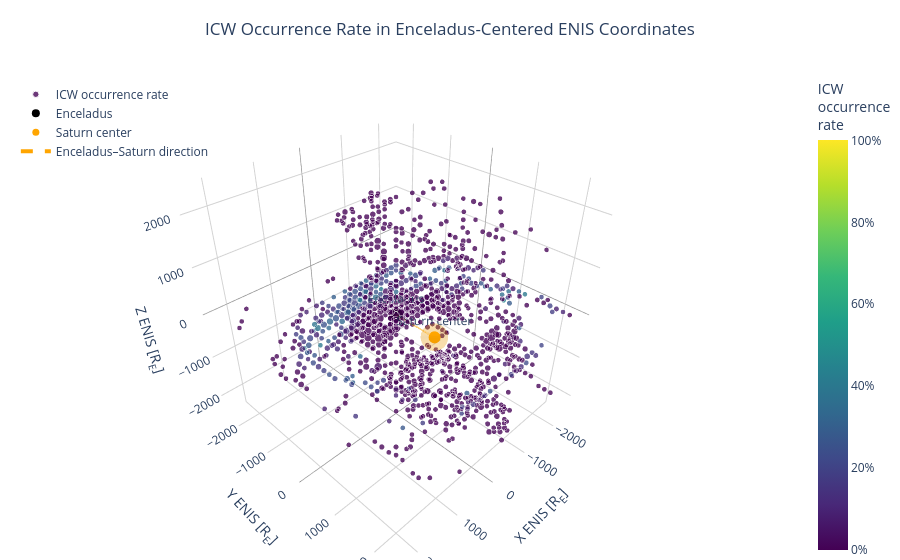

This figure's notebook cell:
### Code cell
import numpy as np
import pandas as pd
import plotly.graph_objects as go

# ============================================================
# Settings
# ============================================================
R_ENCELADUS_KM = 252.1

n_bins = 36
min_count = 10

# Focus region around Enceladus in Enceladus radii.
# This keeps Enceladus and Saturn visible.
# Set to None to use the full available range.
axis_limit_RE = 2500

# ============================================================
# Coordinates: Cassini in Enceladus-centered ENIS frame
# ============================================================
d = df[
    [
        "x_enis_km",
        "y_enis_km",
        "z_enis_km",
        "saturn_x_enis_km",
        "saturn_y_enis_km",
        "saturn_z_enis_km",
        "is_mirror",
    ]
].dropna().copy()

# Convert Cassini position to Enceladus radii
d["x_RE"] = d["x_enis_km"] / R_ENCELADUS_KM
d["y_RE"] = d["y_enis_km"] / R_ENCELADUS_KM
d["z_RE"] = d["z_enis_km"] / R_ENCELADUS_KM

# Convert Saturn position to Enceladus radii
d["saturn_x_RE"] = d["saturn_x_enis_km"] / R_ENCELADUS_KM
d["saturn_y_RE"] = d["saturn_y_enis_km"] / R_ENCELADUS_KM
d["saturn_z_RE"] = d["saturn_z_enis_km"] / R_ENCELADUS_KM

d["is_mirror"] = d["is_mirror"].astype(int)

# Saturn is effectively fixed in this frame; use median for robustness
saturn_pos = np.array(
    [
        d["saturn_x_RE"].median(),
        d["saturn_y_RE"].median(),
        d["saturn_z_RE"].median(),
    ]
)

# ============================================================
# Optional spatial focus around Enceladus
# ============================================================
if axis_limit_RE is not None:
    keep = (
        d["x_RE"].between(-axis_limit_RE, axis_limit_RE)
        & d["y_RE"].between(-axis_limit_RE, axis_limit_RE)
        & d["z_RE"].between(-axis_limit_RE, axis_limit_RE)
    )
    d_plot = d.loc[keep].copy()

    bin_edges = [
        np.linspace(-axis_limit_RE, axis_limit_RE, n_bins + 1),
        np.linspace(-axis_limit_RE, axis_limit_RE, n_bins + 1),
        np.linspace(-axis_limit_RE, axis_limit_RE, n_bins + 1),
    ]
else:
    d_plot = d.copy()

    bin_edges = [
        np.linspace(d_plot["x_RE"].min(), d_plot["x_RE"].max(), n_bins + 1),
        np.linspace(d_plot["y_RE"].min(), d_plot["y_RE"].max(), n_bins + 1),
        np.linspace(d_plot["z_RE"].min(), d_plot["z_RE"].max(), n_bins + 1),
    ]

# ============================================================
# 3D histogram binning
# ============================================================
coords = d_plot[["x_RE", "y_RE", "z_RE"]].to_numpy()
icw = d_plot["is_mirror"].to_numpy()

# Total samples per bin
total_counts, edges = np.histogramdd(
    coords,
    bins=bin_edges
)

# ICW samples per bin
icw_counts, _ = np.histogramdd(
    coords,
    bins=bin_edges,
    weights=icw
)

with np.errstate(divide="ignore", invalid="ignore"):
    occurrence_rate = icw_counts / total_counts

# Bin centers
x_centers = 0.5 * (edges[0][:-1] + edges[0][1:])
y_centers = 0.5 * (edges[1][:-1] + edges[1][1:])
z_centers = 0.5 * (edges[2][:-1] + edges[2][1:])

X, Y, Z = np.meshgrid(
    x_centers,
    y_centers,
    z_centers,
    indexing="ij"
)

# Keep only sufficiently sampled bins
mask = total_counts >= min_count

plot_df = pd.DataFrame(
    {
        "x_RE": X[mask],
        "y_RE": Y[mask],
        "z_RE": Z[mask],
        "n_total": total_counts[mask].astype(int),
        "n_ICW": icw_counts[mask].astype(int),
        "occurrence_rate": occurrence_rate[mask],
    }
)

# Marker size scaled by sampling density
plot_df["marker_size"] = 3 + 9 * np.sqrt(
    plot_df["n_total"] / plot_df["n_total"].max()
)

plot_df["hover"] = (
    "ICW occurrence rate: "
    + plot_df["occurrence_rate"].map("{:.2%}".format)
    + "<br>Total samples: "
    + plot_df["n_total"].astype(str)
    + "<br>ICW samples: "
    + plot_df["n_ICW"].astype(str)
    + "<br>x: "
    + plot_df["x_RE"].map("{:.1f}".format)
    + " R<sub>E</sub>"
    + "<br>y: "
    + plot_df["y_RE"].map("{:.1f}".format)
    + " R<sub>E</sub>"
    + "<br>z: "
    + plot_df["z_RE"].map("{:.1f}".format)
    + " R<sub>E</sub>"
)

# ============================================================
# Optional Saturn sphere
# ============================================================
def make_sphere(center, radius, n_theta=40, n_phi=20):
    theta = np.linspace(0, 2 * np.pi, n_theta)
    phi = np.linspace(0, np.pi, n_phi)

    theta, phi = np.meshgrid(theta, phi)

    xs = center[0] + radius * np.sin(phi) * np.cos(theta)
    ys = center[1] + radius * np.sin(phi) * np.sin(theta)
    zs = center[2] + radius * np.cos(phi)

    return xs, ys, zs


saturn_radius_RE = 60268.0 / R_ENCELADUS_KM
sat_x, sat_y, sat_z = make_sphere(
    center=saturn_pos,
    radius=saturn_radius_RE
)

# ============================================================
# Plotly graph_objects figure
# ============================================================
fig = go.Figure()

# ICW occurrence-rate bins
fig.add_trace(
    go.Scatter3d(
        x=plot_df["x_RE"],
        y=plot_df["y_RE"],
        z=plot_df["z_RE"],
        mode="markers",
        marker=dict(
            size=plot_df["marker_size"],
            color=plot_df["occurrence_rate"],
            colorscale="Viridis",
            cmin=0,
            cmax=1,
            opacity=0.78,
            colorbar=dict(
                title="ICW<br>occurrence<br>rate",
                tickformat=".0%",
            ),
        ),
        text=plot_df["hover"],
        hoverinfo="text",
        name="ICW occurrence rate",
    )
)

# Enceladus at origin
fig.add_trace(
    go.Scatter3d(
        x=[0],
        y=[0],
        z=[0],
        mode="markers+text",
        marker=dict(
            size=8,
            color="black",
        ),
        text=["Enceladus"],
        textposition="top center",
        hoverinfo="text",
        name="Enceladus",
    )
)

# Saturn center
fig.add_trace(
    go.Scatter3d(
        x=[saturn_pos[0]],
        y=[saturn_pos[1]],
        z=[saturn_pos[2]],
        mode="markers+text",
        marker=dict(
            size=7,
            color="orange",
        ),
        text=["Saturn center"],
        textposition="top center",
        hoverinfo="text",
        name="Saturn center",
    )
)

# Saturn physical sphere
fig.add_trace(
    go.Surface(
        x=sat_x,
        y=sat_y,
        z=sat_z,
        opacity=0.18,
        showscale=False,
        colorscale=[[0, "orange"], [1, "orange"]],
        name="Saturn",
        hoverinfo="skip",
    )
)

# Line from Enceladus to Saturn
fig.add_trace(
    go.Scatter3d(
        x=[0, saturn_pos[0]],
        y=[0, saturn_pos[1]],
        z=[0, saturn_pos[2]],
        mode="lines",
        line=dict(
            color="orange",
            width=4,
            dash="dash",
        ),
        name="Enceladus–Saturn direction",
        hoverinfo="skip",
    )
)

# Axis limits
if axis_limit_RE is not None:
    axis_range = [-axis_limit_RE, axis_limit_RE]
else:
    max_abs = np.nanmax(
        np.abs(
            np.concatenate(
                [
                    plot_df[["x_RE", "y_RE", "z_RE"]].to_numpy().ravel(),
                    saturn_pos,
                ]
            )
        )
    )
    max_abs = np.ceil(max_abs / 100) * 100
    axis_range = [-max_abs, max_abs]

fig.update_layout(
    title=dict(
        text="ICW Occurrence Rate in Enceladus-Centered ENIS Coordinates",
        x=0.5,
        xanchor="center",
    ),
    scene=dict(
        xaxis=dict(
            title="X ENIS [R<sub>E</sub>]",
            range=axis_range,
            backgroundcolor="white",
            gridcolor="lightgray",
            zerolinecolor="gray",
        ),
        yaxis=dict(
            title="Y ENIS [R<sub>E</sub>]",
            range=axis_range,
            backgroundcolor="white",
            gridcolor="lightgray",
            zerolinecolor="gray",
        ),
        zaxis=dict(
            title="Z ENIS [R<sub>E</sub>]",
            range=axis_range,
            backgroundcolor="white",
            gridcolor="lightgray",
            zerolinecolor="gray",
        ),
        aspectmode="cube",
    ),
    margin=dict(l=0, r=0, t=70, b=0),
    legend=dict(
        x=0.02,
        y=0.98,
        bgcolor="rgba(255,255,255,0.7)",
    ),
)

fig.show()

# save
fig.write_html("mirror_3D_occurrence_ENIS.html")

### Figure 1 — Plotly figure (JSON) as saved in the notebook; plotly's stock layout.template omitted (floating-point values rounded to 4 significant figures; data arrays with more than 128 entries replaced by an {"elided": "..."} marker saying what was removed)
{"data": [{"hoverinfo": "text", "marker": {"cmax": 1, "cmin": 0, "color": {"elided": "1158 float values"}, "colorbar": {"tickformat": ".0%", "title": {"text": "ICW<br>occurrence<br>rate"}}, "colorscale": [[0, "#440154"], [0.1111, "#482878"], [0.2222, "#3e4989"], [0.3333, "#31688e"], [0.4444, "#26828e"], [0.5556, "#1f9e89"], [0.6667, "#35b779"], [0.7778, "#6ece58"], [0.8889, "#b5de2b"], [1, "#fde725"]], "opacity": 0.78, "size": {"elided": "1158 float values"}}, "mode": "markers", "name": "ICW occurrence rate", "text": {"elided": "1158 str values"}, "type": "scatter3d", "x": {"elided": "1158 float values"}, "y": {"elided": "1158 float values"}, "z": {"elided": "1158 float values"}}, {"hoverinfo": "text", "marker": {"color": "black", "size": 8}, "mode": "markers+text", "name": "Enceladus", "text": ["Enceladus"], "textposition": "top center", "type": "scatter3d", "x": [0], "y": [0], "z": [0]}, {"hoverinfo": "text", "marker": {"color": "orange", "size": 7}, "mode": "markers+text", "name": "Saturn center", "text": ["Saturn center"], "textposition": "top center", "type": "scatter3d", "x": [3.363e-19], "y": [944.2], "z": [2.171e-17]}, {"colorscale": [[0, "orange"], [1, "orange"]], "hoverinfo": "skip", "name": "Saturn", "opacity": 0.18, "showscale": false, "type": "surface", "x": {"elided": "20x40 float values"}, "y": {"elided": "20x40 float values"}, "z": {"elided": "20x40 float values"}}, {"hoverinfo": "skip", "line": {"color": "orange", "dash": "dash", "width": 4}, "mode": "lines", "name": "Enceladus–Saturn direction", "type": "scatter3d", "x": [0, 3.363e-19], "y": [0, 944.2], "z": [0, 2.171e-17]}], "layout": {"legend": {"bgcolor": "rgba(255,255,255,0.7)", "x": 0.02, "y": 0.98}, "margin": {"b": 0, "l": 0, "r": 0, "t": 70}, "scene": {"aspectmode": "cube", "xaxis": {"backgroundcolor": "white", "gridcolor": "lightgray", "range": [-2500, 2500], "title": {"text": "X ENIS [R<sub>E</sub>]"}, "zerolinecolor": "gray"}, "yaxis": {"backgroundcolor": "white", "gridcolor": "lightgray", "range": [-2500, 2500], "title": {"text": "Y ENIS [R<sub>E</sub>]"}, "zerolinecolor": "gray"}, "zaxis": {"backgroundcolor": "white", "gridcolor": "lightgray", "range": [-2500, 2500], "title": {"text": "Z ENIS [R<sub>E</sub>]"}, "zerolinecolor": "gray"}}, "title": {"text": "ICW Occurrence Rate in Enceladus-Centered ENIS Coordinates", "x": 0.5, "xanchor": "center"}}}
